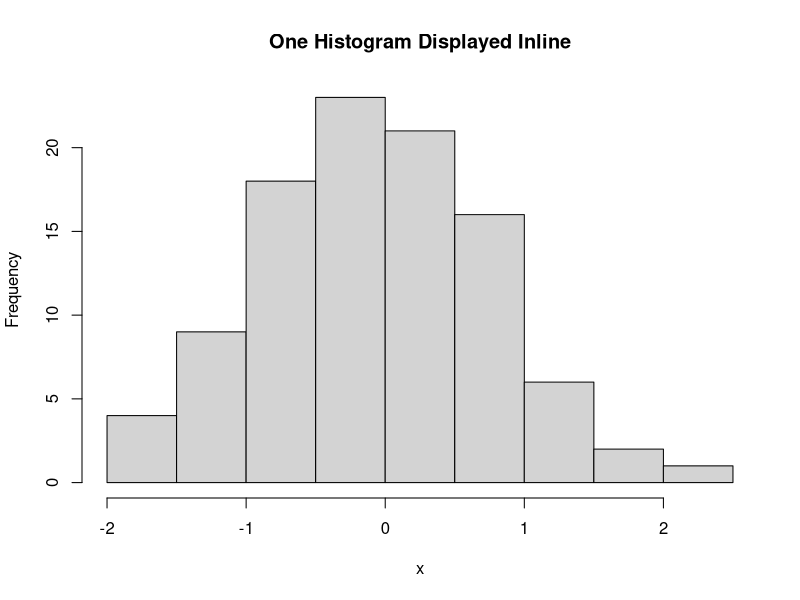
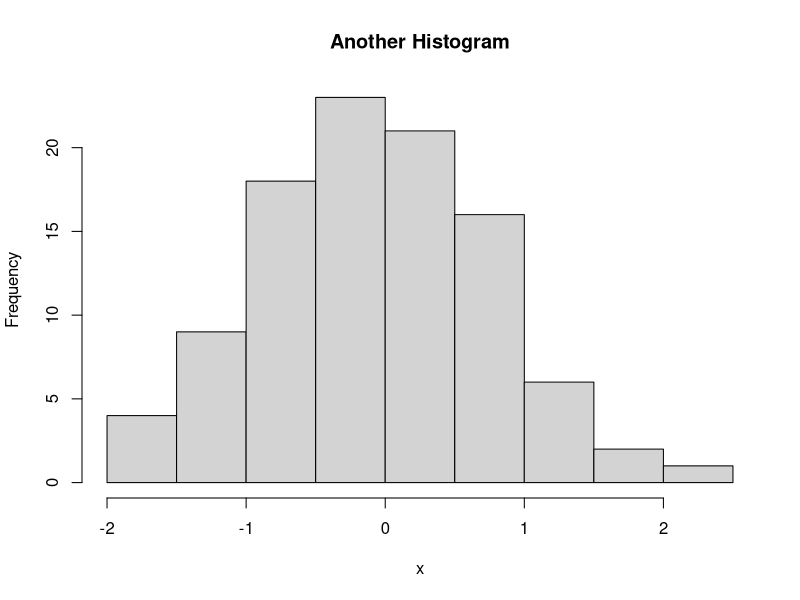

Reproduce these figures in R, in order.
## ---- chunk 1
##This Invisible Chunk is required in all CRMDA documents
outdir <- paste0("tmpout")
if (!file.exists(outdir)) dir.create(outdir, recursive = TRUE)
knitr::opts_chunk$set(echo=TRUE, comment=NA,
                      fig.path=paste0(outdir, "/p-"))
options(width = 70)
## ---- chunk 2
    set.seed(234234)
    x <- rnorm(100)
    mean(x)
## ---- chunk 3
    set.seed(234234)
    x <- rnorm(100)
    mean(x)
## ---- chunk 4
    set.seed(234234)
    x <- rnorm(100)
    mean(x)
## ---- chunk 5
    hist(x, main = "One Histogram Displayed Inline")
## ---- chunk 6
    hist(x, main = "Another Histogram")
## ---- chunk 7
## alter par, after keeping copy
par.orig <- par(no.readonly = FALSE)
par(xaxs="i", yaxs="i", xpd=FALSE)
## ---- chunk 8

## ---- chunk 9

## ---- chunk 10
list.files("tmpout", pattern="p-chunk76.*pdf")
## ---- chunk 11
par(par.orig)
## ---- chunk 12
warnings()
sessionInfo()
